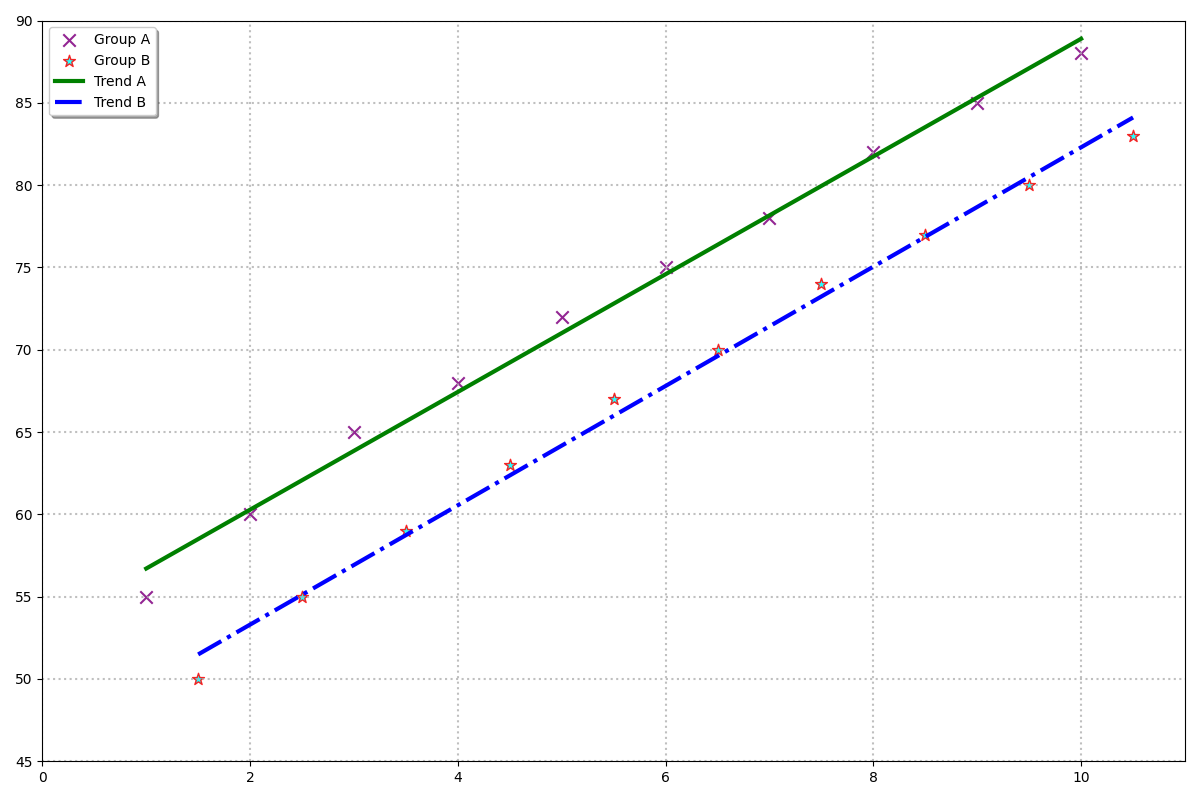

Write the Python code that produced this figure.
import matplotlib.pyplot as plt
import numpy as np

exercise_hours_A = np.array([1, 2, 3, 4, 5, 6, 7, 8, 9, 10])
happiness_scores_A = np.array([55, 60, 65, 68, 72, 75, 78, 82, 85, 88])

exercise_hours_B = np.array([1.5, 2.5, 3.5, 4.5, 5.5, 6.5, 7.5, 8.5, 9.5, 10.5])
happiness_scores_B = np.array([50, 55, 59, 63, 67, 70, 74, 77, 80, 83])

plt.figure(figsize=(12, 8))

# Style elements altered: colors, markers, and edge colors.
plt.scatter(exercise_hours_A, happiness_scores_A, color='purple', s=80, alpha=0.85, edgecolor='orange', marker='x', label='Group A')
plt.scatter(exercise_hours_B, happiness_scores_B, color='cyan', s=80, alpha=0.85, edgecolor='red', marker='*', label='Group B')

coefficients_A = np.polyfit(exercise_hours_A, happiness_scores_A, 1)
poly_A = np.poly1d(coefficients_A)
x_fit_A = np.linspace(min(exercise_hours_A), max(exercise_hours_A), 100)
y_fit_A = poly_A(x_fit_A)
# Changed line style and color
plt.plot(x_fit_A, y_fit_A, color='green', linestyle='-', linewidth=3, label='Trend A')

coefficients_B = np.polyfit(exercise_hours_B, happiness_scores_B, 1)
poly_B = np.poly1d(coefficients_B)
x_fit_B = np.linspace(min(exercise_hours_B), max(exercise_hours_B), 100)
y_fit_B = poly_B(x_fit_B)
# Changed line style and color
plt.plot(x_fit_B, y_fit_B, color='blue', linestyle='-.', linewidth=3, label='Trend B')

# Altered grid style and transparency
plt.grid(True, linestyle=':', linewidth=1.5, alpha=0.8)
plt.xlim(0, 11)
plt.ylim(45, 90)

# Added legends with altered position
plt.legend(loc='upper left', fontsize=10, frameon=True, shadow=True)

plt.tight_layout()
plt.show()
